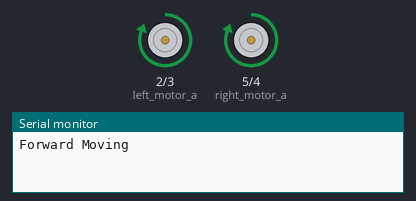
This sketch was run on a simulated Arduino Uno, built with avr-gcc and run on an emulated ATmega328P. On the bench: motor-driver pin pairs drawn as motors (green arrow = first pin HIGH = forward, orange = second pin HIGH = backward, longer = more drive, scaled by the enable pin), the last lines printed to the serial monitor.

Above: at 5.0 s.
At 11.0 s:
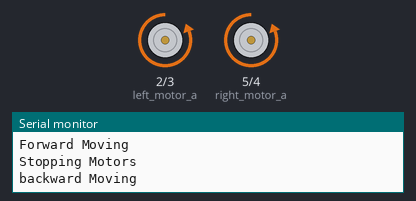
At 13.0 s:
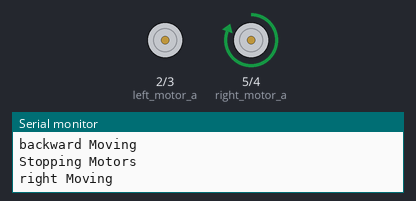
At 17.0 s:
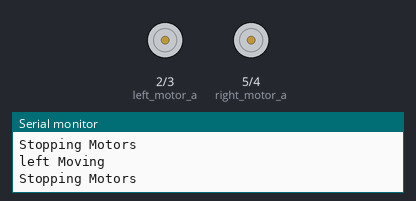
Timing chart, 0 to 23.4 s (numbered marks = the images above):
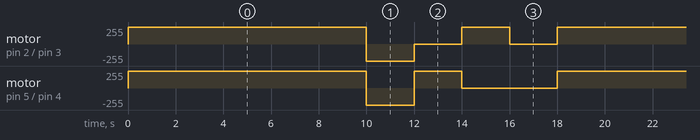

Measured:
- by itself, motor on pin 5 (right_motor_a) / pin 4 (right_motor_b): repeats every 18.0 s: backward 255/255 2.0 s, forward 255/255 2.0 s, stopped 4.0 s, forward 255/255 10.0 s
- by itself, motor on pin 2 (left_motor_a) / pin 3 (left_motor_b): repeats every 18.0 s: backward 255/255 2.0 s, stopped 2.0 s, forward 255/255 2.0 s, stopped 2.0 s, forward 255/255 10.0 s

The sketch:

motor_test.ino
```cpp
// C++ code
//

const int left_motor_a = 2;
const int left_motor_b = 3;
const int right_motor_a = 5;
const int right_motor_b = 4;
const int enable_a = A1 ;
const int enable_b = A0;

void setup()
{
  pinMode(left_motor_a, OUTPUT); // left motor: CCW
  pinMode(left_motor_b, OUTPUT); // left motor: CW
  pinMode(right_motor_a, OUTPUT); // right motor: CCW
  pinMode(right_motor_b, OUTPUT); // right motor: CW
  pinMode(enable_a, OUTPUT);
  pinMode(enable_b, OUTPUT);
  Serial.begin(9600);

}

void forward(int second) {
  Serial.println("Forward Moving");
  digitalWrite(right_motor_a, HIGH);
  digitalWrite(right_motor_b, LOW);
  digitalWrite(left_motor_a, HIGH);
  digitalWrite(left_motor_b, LOW);
  analogWrite(enable_a, 255);
  analogWrite(enable_b, 255);
  delay(second * 1000);

}

void backward(int second) {
  Serial.println("backward Moving");
  digitalWrite(right_motor_a, LOW);
  digitalWrite(right_motor_b, HIGH);
  digitalWrite(left_motor_a, LOW);
  digitalWrite(left_motor_b, HIGH);
  analogWrite(enable_a, 255);
  analogWrite(enable_b, 255);
  delay(second * 1000);

}

void right(int second) {
  Serial.println("right Moving");
  digitalWrite(right_motor_a, HIGH);
  digitalWrite(right_motor_b, LOW);
  digitalWrite(left_motor_a, LOW);
  digitalWrite(left_motor_b, LOW);
  analogWrite(enable_a, 255);
  analogWrite(enable_b, 255);
  delay(second * 1000);

}

void left(int second) {
  Serial.println("left Moving");
  digitalWrite(right_motor_a, LOW);
  digitalWrite(right_motor_b, LOW);
  digitalWrite(left_motor_a, HIGH);
  digitalWrite(left_motor_b, LOW);
  analogWrite(enable_a, 255);
  analogWrite(enable_b, 255);
  delay(second * 1000);

}

void stop() {
  Serial.println("Stopping Motors");
  digitalWrite(right_motor_a, LOW);
  digitalWrite(right_motor_b, LOW);
  digitalWrite(left_motor_a, LOW);
  digitalWrite(left_motor_b, LOW);
  analogWrite(enable_a, 0);
  analogWrite(enable_b, 0);
}

const int seconds = 2;

void loop()
{
  forward(10);
  stop();
  backward(2);
  stop();
  right(2);
  stop();
  left(2);
  stop();
  delay(seconds * 1000);
}
```
